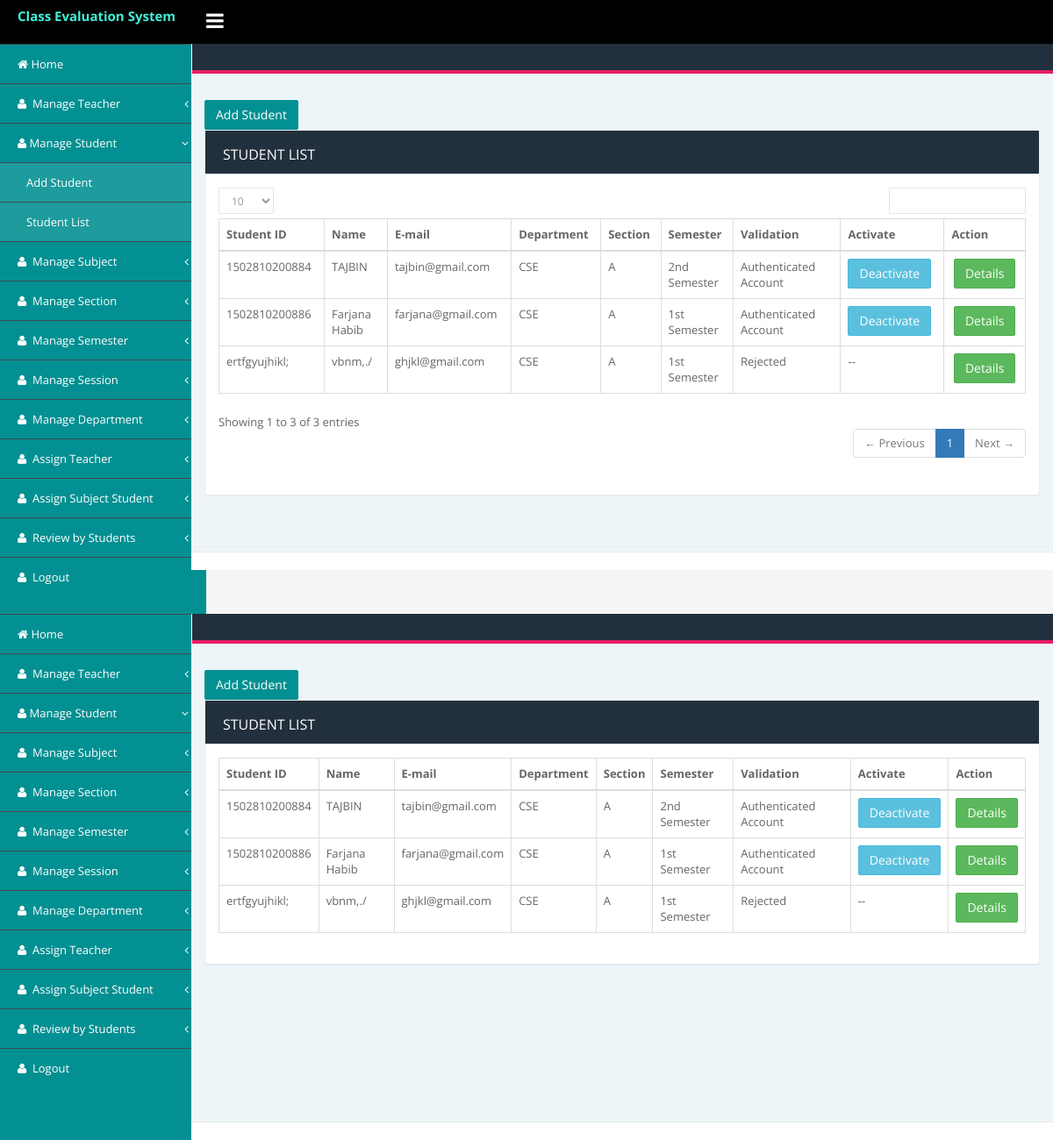
/admin/student/student_list.php (signed in), run on the app's committed database.
### tables this page shows
CREATE TABLE `registration` (
  `id` int(11) NOT NULL,
  `member_id` varchar(250) DEFAULT NULL,
  `login_id` int(11) DEFAULT NULL,
  `email` varchar(250) DEFAULT NULL,
  `name` varchar(250) DEFAULT NULL,
  `department` int(11) DEFAULT NULL,
  `section` int(11) DEFAULT NULL,
  `semester` int(11) DEFAULT NULL,
  `authentication` tinyint(4) NOT NULL DEFAULT '0' COMMENT '0=inactive/pending,1=active,2=rejected',
  `created_at` datetime DEFAULT NULL,
  `updated_at` timestamp NULL DEFAULT CURRENT_TIMESTAMP
);

CREATE TABLE `department` (
  `id` int(11) NOT NULL,
  `department_name` varchar(250) NOT NULL,
  `status` tinyint(4) NOT NULL DEFAULT '1' COMMENT '0=inactive,1=active',
  `created_at` datetime NOT NULL,
  `updated_at` timestamp NOT NULL DEFAULT CURRENT_TIMESTAMP
);

CREATE TABLE `section` (
  `id` int(11) NOT NULL,
  `section_name` varchar(255) DEFAULT NULL,
  `status` tinyint(4) DEFAULT '1' COMMENT '1=active,0=inactive',
  `created_at` datetime DEFAULT NULL,
  `updated_at` timestamp NULL DEFAULT NULL
);

CREATE TABLE `semester` (
  `id` int(11) NOT NULL,
  `semester_no` int(11) DEFAULT NULL,
  `semester_name` varchar(150) DEFAULT NULL,
  `status` tinyint(4) DEFAULT '1',
  `created_at` datetime DEFAULT NULL,
  `updated_at` timestamp NULL DEFAULT CURRENT_TIMESTAMP ON UPDATE CURRENT_TIMESTAMP
);

### admin/student/student_list.php (the view, shortened to what this page needs)
<?php include('../includes/db/connection_db.php');?>
<!DOCTYPE html>
<html lang="en">
    <head>
    <?php include('../includes/head_link.php');?>
    </head>
    <body class="fixed-top">
        <div id="wrapper">
           <?php include('../includes/nav_header.php');?>
            <div class="page-container">
                <?php include('../includes/left_sidebar.php');?>
                <div class="page-content-wrapper">
                     <div class="content-wrapper container">
                        <div class="row">
                            <div class="col-sm-12">
                                <div class="page-title">
                                </div>
                            </div>
                        </div>
                        <a href="add_student.php" class="btn btn-primary">Add Student</a>
                        <div class="row">
                            <div class="col-md-12">
                                <div class="panel panel-card recent-activites">
                                    <div class="panel-heading">
                                       Student List
                                    </div>
                                    <div class="panel-body">
                                        <div class="table-responsive">
                                            <table id="basic-datatables" class="table table-bordered">
                                                <thead>
                                                    <tr>
                                                        <th> Student ID</th>
                                                        <th> Name</th>
                                                        <th> E-mail </th>
                                                        <th> Department </th>
                                                        <th> Section </th>
                                                        <th> Semester </th>
                                                        <th> Validation </th>
                                                        <th> Activate </th>
                                                        <th> Action </th>
                                                    </tr>
                                                </thead>
                                                <tbody>
                                                <?php
                                                $sql = "SELECT
                                                registration.member_id,
                                                registration.name,
                                                registration.email,
                                                registration.authentication as status,
                                                section.section_name as section,
                                                semester.semester_name as semester_name,
                                                department.department_name as department
                                                FROM registration
                                                LEFT JOIN student on student.student_id=registration.member_id
                                                LEFT JOIN login on
                                                login.id=registration.login_id
                                                LEFT JOIN section on section.id=registration.section
                                                LEFT JOIN department on department.id=registration.department
                                                LEFT JOIN semester on semester.id=registration.semester
                                                where login.user_type=3";
                                                $result = $conn->query($sql);
                                                if ($result->num_rows > 0) {
                                                while($row = $result->fetch_assoc()) { ?>
                                                <tr>
                                                    <td><?php echo $row['member_id'];?></td>
                                                    <td><?php echo $row['name'];?></td>
                                                    <td><?php echo $row['email'];?></td>
                                                    <td><?php echo $row['department'];?></td>
                                                    <td><?php echo $row['section'];?></td>
                                                    <td><?php echo $row['semester_name'];?></td>
                                                    <td>
                                                      <?php
                                                        if ($row['status'] == 1) {
                                                          $status = 'Authenticated Account';
                                                          $status_table = "<a onclick=\"return confirm('Are you sure want to deactivate?')\" href='".$base."/sql/update_sql.php?status=".$row['status']."&&id=".$row['member_id']."&&type=3' class='btn btn-info'>
                                                          Deactivate
                                                          </a>";
                                                          $reject="";
                                                        }
                                                        elseif($row['status'] == 2){
                                                            $status = 'Rejected';
                                                            $reject = '--';
                                                            $status_table = '';
                                                        }
                                                        echo "$status";
                                                    ?>
                                                    </td>
                                                    <td><?=$status_table?>
                                                    <?=$reject?>
                                                    </td>
                                                    <td class="text-center">
                                                        <a href="update_student.php?id=<?php echo $row['member_id']?>"class="btn btn-success">
                                                            Details
                                                        </a>
                                                    </td>
                                                </tr>
                                                    <?php } } ?>
                                                </tbody>
                                            </table>
                                        </div>
                                    </div>
                                </div>
                            </div>
                        </div>
                    </div>
                   <?php include('../includes/footer.php');?>
            </div>
        </div>
    </body>
<?php include('../includes/db/connection_db.php');?>
<!DOCTYPE html>
<html lang="en">
    <head>
    <?php include('../includes/head_link.php');?>
    </head>
    <body class="fixed-top">
        <div id="wrapper">
           <?php include('../includes/nav_header.php');?>
            <div class="page-container">
                <?php include('../includes/left_sidebar.php');?>
                <div class="page-content-wrapper">
                     <div class="content-wrapper container">
                        <div class="row">
                            <div class="col-sm-12">
                                <div class="page-title">
                                </div>
                            </div>
                        </div>
                        <a href="add_student.php" class="btn btn-primary">Add Student</a>
                        <div class="row">
                            <div class="col-md-12">
                                <div class="panel panel-card recent-activites">
                                    <div class="panel-heading">
                                       Student List
                                    </div>
                                    <div class="panel-body">
                                        <div class="table-responsive">
                                            <table id="basic-datatables" class="table table-bordered">
                                                <thead>
                                                    <tr>
                                                        <th> Student ID</th>
                                                        <th> Name</th>
                                                        <th> E-mail </th>
                                                        <th> Department </th>
                                                        <th> Section </th>
                                                        <th> Semester </th>
                                                        <th> Validation </th>
                                                        <th> Activate </th>
                                                        <th> Action </th>
                                                    </tr>
                                                </thead>
                                                <tbody>
                                                <?php
                                                $sql = "SELECT
                                                registration.member_id,
                                                registration.name,
                                                registration.email,
                                                registration.authentication as status,
                                                section.section_name as section,
                                                semester.semester_name as semester_name,
                                                department.department_name as department
                                                FROM registration
                                                LEFT JOIN student on student.student_id=registration.member_id
                                                LEFT JOIN login on
                                                login.id=registration.login_id
                                                LEFT JOIN section on section.id=registration.section
                                                LEFT JOIN department on department.id=registration.department
                                                LEFT JOIN semester on semester.id=registration.semester
                                                where login.user_type=3";
                                                $result = $conn->query($sql);
                                                if ($result->num_rows > 0) {
                                                while($row = $result->fetch_assoc()) { ?>
                                                <tr>
                                                    <td><?php echo $row['member_id'];?></td>
                                                    <td><?php echo $row['name'];?></td>
                                                    <td><?php echo $row['email'];?></td>
                                                    <td><?php echo $row['department'];?></td>
                                                    <td><?php echo $row['section'];?></td>
                                                    <td><?php echo $row['semester_name'];?></td>
                                                    <td>
                                                      <?php
                                                        if ($row['status'] == 1) {
                                                          $status = 'Authenticated Account';
                                                          $status_table = "<a onclick=\"return confirm('Are you sure want to deactivate?')\" href='".$base."/sql/update_sql.php?status=".$row['status']."&&id=".$row['member_id']."&&type=3' class='btn btn-info'>
                                                          Deactivate
                                                          </a>";
                                                          $reject="";
                                                        }
                                                        elseif($row['status'] == 2){
                                                            $status = 'Rejected';
                                                            $reject = '--';
                                                            $status_table = '';
                                                        }
                                                        echo "$status";
                                                    ?>
                                                    </td>
                                                    <td><?=$status_table?>
                                                    <?=$reject?>
                                                    </td>
                                                    <td class="text-center">
                                                        <a href="update_student.php?id=<?php echo $row['member_id']?>"class="btn btn-success">
                                                            Details
                                                        </a>
                                                    </td>
                                                </tr>
                                                    <?php } } ?>
                                                </tbody>
                                            </table>
                                        </div>
                                    </div>
                                </div>
                            </div>
                        </div>
                    </div>
                   <?php include('../includes/footer.php');?>
            </div>
        </div>
    </body>
</html>

### data on the page
registration: member "1502810200884", name "TAJBIN", email "tajbin@gmail.com", department.department_name "CSE", section.section_name "A", semester.semester_name "2nd Semester", authentication "Authenticated Account"
registration: member "1502810200886", name "Farjana Habib", email "farjana@gmail.com", department.department_name "CSE", section.section_name "A", semester.semester_name "1st Semester", authentication "Authenticated Account"
registration: member "ertfgyujhikl;", name "vbnm,./", email "ghjkl@gmail.com", department.department_name "CSE", section.section_name "A", semester.semester_name "1st Semester", authentication "Rejected", authentication "--"
